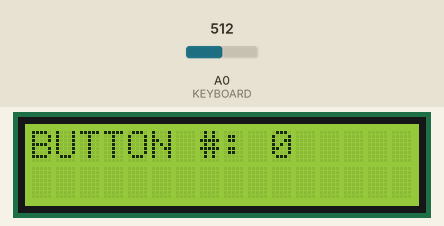
Simulated run of this sketch. Board: Arduino Uno, built with avr-gcc and run on an emulated ATmega328P. Parts: 16×2 character LCD. The inputs (shaded band) are chosen by the test bench; at power-on: A0 (KEYBOARD) = 512.

Above: at 1.2 s.
1.3 s: A0 (KEYBOARD) set to 10
At 2.2 s:
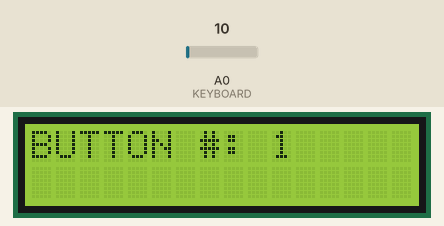
Timing chart, 0 to 4.3 s (numbered marks = the images above; inputs shaded):
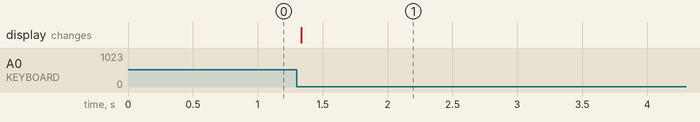

The sketch:

lcd_i2c_shield_test.ino
```cpp
/*
  Пример работы с платой LCD LCM1602 IIC Shield V1
  Created by Rostislav Varzar
*/

#include <LiquidCrystal_I2C.h>

LiquidCrystal_I2C lcd(0x27, 16, 2);

#define KEYBOARD A0

void setup() {
  // Инициализация последовательного порта
  Serial.begin(9600);
  // Инициализация дисплея
  lcd.init();       // Инициализация
  lcd.backlight();  // Включение подсветки
  lcd.clear();      // Очистка экрана
}

void loop() {
  // Определяем номер нажатой кнопки
  int key_number = read_keyboard();
  // Устанавливаем позицию курсора
  lcd.setCursor(0, 0);
  // Выводим номер нажатой кнопки на LCD
  lcd_printstr("BUTTON #: " + String(key_number) + "   ");
  delay(100);
}

// Функция вывода текстовой строки на дисплей
void lcd_printstr(String str1) {
  for (int i = 0; i < str1.length(); i++) {
    lcd.print(str1.charAt(i));
  }
}

// Определение номера нажатой кнопки на клавиатуре
int read_keyboard() {
  int sensor_data = analogRead(KEYBOARD);
  if (sensor_data < 20) {
    return 1;
  } else if ((sensor_data > 130) && (sensor_data < 150)) {
    return 2;
  } else if ((sensor_data > 315) && (sensor_data < 335)) {
    return 3;
  } else if ((sensor_data > 490) && (sensor_data < 510)) {
    return 4;
  } else if ((sensor_data > 730) && (sensor_data < 750)) {
    return 5;
  } else {
    return 0;
  }
}
```

Measured:
- after the input at 1.3 s, the display: changes at once (image 1)
